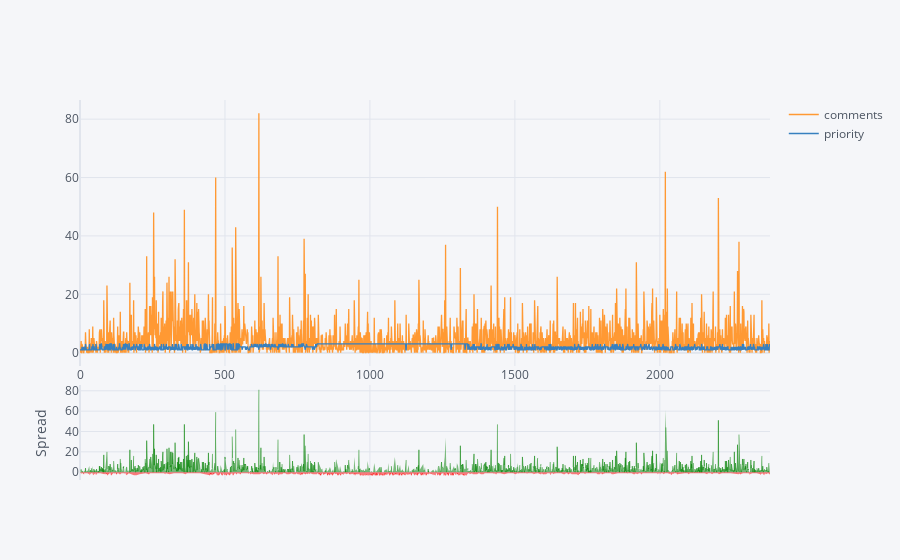

This figure's notebook cell:
### Code cell
df[['comments','priority']].iplot(kind='spread')

### Figure 1 — Plotly figure (JSON) as saved in the notebook; plotly's stock layout.template omitted (floating-point values rounded to 4 significant figures; data arrays with more than 128 entries replaced by an {"elided": "..."} marker saying what was removed)
{"data": [{"line": {"color": "rgba(255, 153, 51, 1.0)", "dash": "solid", "shape": "linear", "width": 1.3}, "mode": "lines", "name": "comments", "text": "", "type": "scatter", "x": {"elided": "2381 int values"}, "y": {"elided": "2381 int values"}}, {"line": {"color": "rgba(55, 128, 191, 1.0)", "dash": "solid", "shape": "linear", "width": 1.3}, "mode": "lines", "name": "priority", "text": "", "type": "scatter", "x": {"elided": "2381 int values"}, "y": {"elided": "2381 int values"}}, {"connectgaps": false, "fill": "tozeroy", "line": {"color": "green", "dash": "solid", "shape": "linear", "width": 0.5}, "mode": "lines", "name": "Spread", "showlegend": false, "type": "scatter", "x": {"elided": "2381 int values"}, "xaxis": "x2", "y": {"elided": "2381 mixed values"}, "yaxis": "y2"}, {"connectgaps": false, "fill": "tozeroy", "line": {"color": "red", "dash": "solid", "shape": "linear", "width": 0.5}, "mode": "lines", "name": "Spread", "showlegend": false, "type": "scatter", "x": {"elided": "2381 int values"}, "xaxis": "x2", "y": {"elided": "2381 mixed values"}, "yaxis": "y2"}], "layout": {"hovermode": "x", "legend": {"bgcolor": "#F5F6F9", "font": {"color": "#4D5663"}}, "paper_bgcolor": "#F5F6F9", "plot_bgcolor": "#F5F6F9", "title": {"font": {"color": "#4D5663"}}, "xaxis": {"gridcolor": "#E1E5ED", "showgrid": true, "tickfont": {"color": "#4D5663"}, "title": {"font": {"color": "#4D5663"}, "text": ""}, "zerolinecolor": "#E1E5ED"}, "xaxis2": {"anchor": "y2", "gridcolor": "#E1E5ED", "showgrid": true, "showticklabels": false, "tickfont": {"color": "#4D5663"}, "title": {"font": {"color": "#4D5663"}, "text": ""}, "zerolinecolor": "#E1E5ED"}, "yaxis": {"domain": [0.3, 1], "gridcolor": "#E1E5ED", "showgrid": true, "tickfont": {"color": "#4D5663"}, "title": {"font": {"color": "#4D5663"}, "text": ""}, "zerolinecolor": "#E1E5ED"}, "yaxis2": {"domain": [0, 0.25], "gridcolor": "#E1E5ED", "showgrid": true, "tickfont": {"color": "#4D5663"}, "title": {"font": {"color": "#4D5663"}, "text": "Spread"}, "zerolinecolor": "#E1E5ED"}}}
